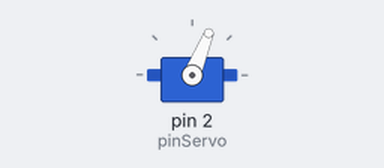
Bench run of a sketch on a simulated Arduino Uno, built with avr-gcc and run on an emulated ATmega328P. Parts: servo. Random numbers use the default seed unless the sketch sets one.

Above: at 0.05 s.
At 3.0 s:
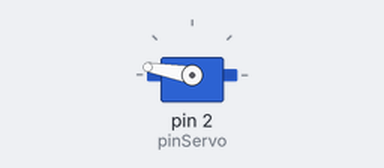
Timing chart, 0 to 6.9 s (numbered marks = the images above):
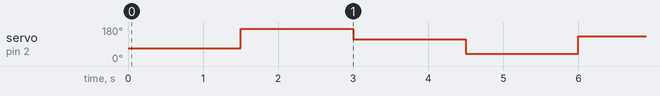

The sketch:

Ejercicio_1.ino
```cpp
#include <Servo.h>
#define pinServo 2

Servo ser;

void setup()
{
  Serial.begin(9600);
  ser.attach(pinServo);
}

void loop()
{
  int rand = random(1, 181);
  ser.write(rand);
  delay(1500);
}
```
